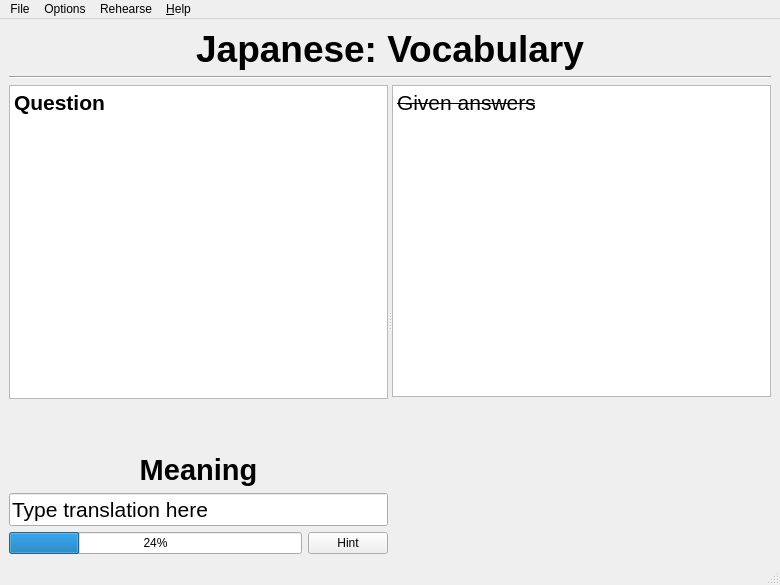
<?xml version="1.0" encoding="UTF-8"?>
<ui version="4.0">
 <class>MainWindow</class>
 <widget class="QMainWindow" name="MainWindow">
  <property name="geometry">
   <rect>
    <x>0</x>
    <y>0</y>
    <width>780</width>
    <height>585</height>
   </rect>
  </property>
  <property name="windowTitle">
   <string>MainWindow</string>
  </property>
  <widget class="QWidget" name="centralwidget">
   <property name="enabled">
    <bool>true</bool>
   </property>
   <layout class="QGridLayout" name="gridLayout">
    <item row="0" column="0">
     <layout class="QHBoxLayout" name="horizontalLayout_2">
      <property name="sizeConstraint">
       <enum>QLayout::SetFixedSize</enum>
      </property>
      <item>
       <widget class="QLabel" name="question_type_label">
        <property name="font">
         <font>
          <pointsize>28</pointsize>
          <weight>75</weight>
          <bold>true</bold>
         </font>
        </property>
        <property name="text">
         <string>Japanese: Vocabulary</string>
        </property>
        <property name="alignment">
         <set>Qt::AlignCenter</set>
        </property>
       </widget>
      </item>
     </layout>
    </item>
    <item row="1" column="0">
     <widget class="Line" name="line_seperator">
      <property name="orientation">
       <enum>Qt::Horizontal</enum>
      </property>
     </widget>
    </item>
    <item row="2" column="0">
     <widget class="QSplitter" name="splitter_2">
      <property name="sizePolicy">
       <sizepolicy hsizetype="Expanding" vsizetype="Expanding">
        <horstretch>0</horstretch>
        <verstretch>0</verstretch>
       </sizepolicy>
      </property>
      <property name="orientation">
       <enum>Qt::Horizontal</enum>
      </property>
      <widget class="QWidget" name="layoutWidget">
       <layout class="QVBoxLayout" name="qa_layout">
        <item>
         <widget class="QTextBrowser" name="question_textbrowser">
          <property name="sizePolicy">
           <sizepolicy hsizetype="Expanding" vsizetype="Expanding">
            <horstretch>0</horstretch>
            <verstretch>0</verstretch>
           </sizepolicy>
          </property>
          <property name="focusPolicy">
           <enum>Qt::NoFocus</enum>
          </property>
          <property name="html">
           <string>&lt;!DOCTYPE HTML PUBLIC &quot;-//W3C//DTD HTML 4.0//EN&quot; &quot;http://www.w3.org/TR/REC-html40/strict.dtd&quot;&gt;
&lt;html&gt;&lt;head&gt;&lt;meta name=&quot;qrichtext&quot; content=&quot;1&quot; /&gt;&lt;style type=&quot;text/css&quot;&gt;
p, li { white-space: pre-wrap; }
&lt;/style&gt;&lt;/head&gt;&lt;body style=&quot; font-family:'MS Shell Dlg 2'; font-size:8.25pt; font-weight:400; font-style:normal;&quot;&gt;
&lt;p style=&quot; margin-top:0px; margin-bottom:0px; margin-left:0px; margin-right:0px; -qt-block-indent:0; text-indent:0px;&quot;&gt;&lt;span style=&quot; font-size:16pt; font-weight:600;&quot;&gt;Question&lt;/span&gt;&lt;/p&gt;&lt;/body&gt;&lt;/html&gt;</string>
          </property>
          <property name="textInteractionFlags">
           <set>Qt::NoTextInteraction</set>
          </property>
         </widget>
        </item>
        <item>
         <spacer name="qa_spacer">
          <property name="orientation">
           <enum>Qt::Vertical</enum>
          </property>
          <property name="sizeType">
           <enum>QSizePolicy::Fixed</enum>
          </property>
          <property name="sizeHint" stdset="0">
           <size>
            <width>20</width>
            <height>48</height>
           </size>
          </property>
         </spacer>
        </item>
        <item>
         <widget class="QLabel" name="answer_type_label">
          <property name="font">
           <font>
            <pointsize>22</pointsize>
            <weight>75</weight>
            <bold>true</bold>
           </font>
          </property>
          <property name="text">
           <string>Meaning</string>
          </property>
          <property name="alignment">
           <set>Qt::AlignCenter</set>
          </property>
         </widget>
        </item>
        <item>
         <widget class="QLineEdit" name="answer_lineedit">
          <property name="font">
           <font>
            <pointsize>16</pointsize>
           </font>
          </property>
          <property name="text">
           <string>Type translation here</string>
          </property>
         </widget>
        </item>
        <item>
         <layout class="QHBoxLayout" name="progress_hint_layout">
          <item>
           <widget class="QProgressBar" name="progress_bar">
            <property name="value">
             <number>24</number>
            </property>
           </widget>
          </item>
          <item>
           <widget class="QPushButton" name="hint_button">
            <property name="sizePolicy">
             <sizepolicy hsizetype="Fixed" vsizetype="Fixed">
              <horstretch>0</horstretch>
              <verstretch>0</verstretch>
             </sizepolicy>
            </property>
            <property name="text">
             <string>Hint</string>
            </property>
            <property name="shortcut">
             <string>Ctrl+/</string>
            </property>
           </widget>
          </item>
         </layout>
        </item>
       </layout>
      </widget>
      <widget class="QWidget" name="layoutWidget">
       <layout class="QVBoxLayout" name="given_answers_layout">
        <item>
         <widget class="QTextBrowser" name="given_answers_textbrowser">
          <property name="sizePolicy">
           <sizepolicy hsizetype="Expanding" vsizetype="Expanding">
            <horstretch>0</horstretch>
            <verstretch>0</verstretch>
           </sizepolicy>
          </property>
          <property name="baseSize">
           <size>
            <width>0</width>
            <height>0</height>
           </size>
          </property>
          <property name="focusPolicy">
           <enum>Qt::NoFocus</enum>
          </property>
          <property name="layoutDirection">
           <enum>Qt::LeftToRight</enum>
          </property>
          <property name="midLineWidth">
           <number>0</number>
          </property>
          <property name="html">
           <string>&lt;!DOCTYPE HTML PUBLIC &quot;-//W3C//DTD HTML 4.0//EN&quot; &quot;http://www.w3.org/TR/REC-html40/strict.dtd&quot;&gt;
&lt;html&gt;&lt;head&gt;&lt;meta name=&quot;qrichtext&quot; content=&quot;1&quot; /&gt;&lt;style type=&quot;text/css&quot;&gt;
p, li { white-space: pre-wrap; }
&lt;/style&gt;&lt;/head&gt;&lt;body style=&quot; font-family:'MS Shell Dlg 2'; font-size:8.25pt; font-weight:400; font-style:normal;&quot;&gt;
&lt;p style=&quot; margin-top:0px; margin-bottom:0px; margin-left:0px; margin-right:0px; -qt-block-indent:0; text-indent:0px;&quot;&gt;&lt;span style=&quot; font-size:16pt; text-decoration: line-through;&quot;&gt;Given answers&lt;/span&gt;&lt;/p&gt;&lt;/body&gt;&lt;/html&gt;</string>
          </property>
          <property name="textInteractionFlags">
           <set>Qt::NoTextInteraction</set>
          </property>
         </widget>
        </item>
        <item>
         <spacer name="given_answers_spacing">
          <property name="orientation">
           <enum>Qt::Vertical</enum>
          </property>
          <property name="sizeType">
           <enum>QSizePolicy::Fixed</enum>
          </property>
          <property name="sizeHint" stdset="0">
           <size>
            <width>20</width>
            <height>157</height>
           </size>
          </property>
         </spacer>
        </item>
       </layout>
      </widget>
     </widget>
    </item>
   </layout>
  </widget>
  <widget class="QMenuBar" name="menubar">
   <property name="geometry">
    <rect>
     <x>0</x>
     <y>0</y>
     <width>780</width>
     <height>21</height>
    </rect>
   </property>
   <widget class="QMenu" name="menuFile">
    <property name="title">
     <string>File</string>
    </property>
    <addaction name="actionSwitchUserLanguage"/>
    <addaction name="actionExit"/>
   </widget>
   <widget class="QMenu" name="menuOptions">
    <property name="title">
     <string>Options</string>
    </property>
    <addaction name="actionProgress"/>
    <addaction name="actionDatabase"/>
    <addaction name="actionOptions"/>
   </widget>
   <widget class="QMenu" name="menuHelp">
    <property name="title">
     <string>&amp;Help</string>
    </property>
    <addaction name="actionHelp"/>
    <addaction name="actionAbout"/>
   </widget>
   <widget class="QMenu" name="menuRehearse">
    <property name="title">
     <string>Rehearse</string>
    </property>
    <addaction name="actionVocabulary_2"/>
   </widget>
   <addaction name="menuFile"/>
   <addaction name="menuOptions"/>
   <addaction name="menuRehearse"/>
   <addaction name="menuHelp"/>
  </widget>
  <widget class="QStatusBar" name="statusbar"/>
  <action name="actionSwitchUserLanguage">
   <property name="text">
    <string>Switch User/Language</string>
   </property>
  </action>
  <action name="actionExit">
   <property name="text">
    <string>Exit</string>
   </property>
   <property name="shortcut">
    <string>Ctrl+Q</string>
   </property>
  </action>
  <action name="actionProgress">
   <property name="text">
    <string>Progress</string>
   </property>
  </action>
  <action name="actionOptions">
   <property name="checkable">
    <bool>false</bool>
   </property>
   <property name="text">
    <string>Options</string>
   </property>
   <property name="shortcutContext">
    <enum>Qt::WindowShortcut</enum>
   </property>
   <property name="menuRole">
    <enum>QAction::PreferencesRole</enum>
   </property>
   <property name="priority">
    <enum>QAction::NormalPriority</enum>
   </property>
  </action>
  <action name="actionHelp">
   <property name="text">
    <string>Help</string>
   </property>
   <property name="shortcut">
    <string>F1</string>
   </property>
  </action>
  <action name="actionAbout">
   <property name="text">
    <string>About</string>
   </property>
   <property name="menuRole">
    <enum>QAction::AboutRole</enum>
   </property>
  </action>
  <action name="actionVocabulary">
   <property name="checkable">
    <bool>true</bool>
   </property>
   <property name="checked">
    <bool>true</bool>
   </property>
   <property name="text">
    <string>Vocabulary</string>
   </property>
  </action>
  <action name="actionJapanese">
   <property name="text">
    <string>Japanese</string>
   </property>
  </action>
  <action name="actionType">
   <property name="text">
    <string>Type</string>
   </property>
  </action>
  <action name="actionLanguage_2">
   <property name="text">
    <string>Language</string>
   </property>
  </action>
  <action name="actionVocabulary_2">
   <property name="checkable">
    <bool>true</bool>
   </property>
   <property name="checked">
    <bool>true</bool>
   </property>
   <property name="text">
    <string>Vocabulary</string>
   </property>
  </action>
  <action name="actionDatabase">
   <property name="text">
    <string>Database</string>
   </property>
  </action>
 </widget>
 <tabstops>
  <tabstop>answer_lineedit</tabstop>
  <tabstop>hint_button</tabstop>
  <tabstop>question_textbrowser</tabstop>
  <tabstop>given_answers_textbrowser</tabstop>
 </tabstops>
 <resources/>
 <connections>
  <connection>
   <sender>actionExit</sender>
   <signal>triggered()</signal>
   <receiver>MainWindow</receiver>
   <slot>close()</slot>
   <hints>
    <hint type="sourcelabel">
     <x>-1</x>
     <y>-1</y>
    </hint>
    <hint type="destinationlabel">
     <x>389</x>
     <y>292</y>
    </hint>
   </hints>
  </connection>
 </connections>
</ui>
